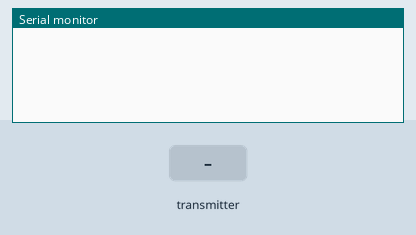
Bench run of a program on a simulated ESP8266 (NodeMCU). Parts: the last lines printed to the serial monitor. The test bench sets the inputs (shaded band).

Above: at 1.2 s.
1.3 s: the transmitter starts sending id = 0
At 1.61 s:
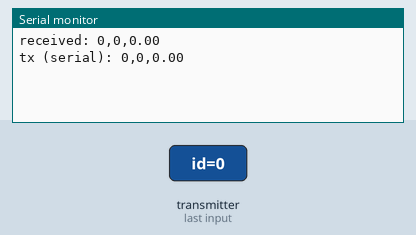
2.8 s: the transmitter starts sending data = 25
At 3.11 s:
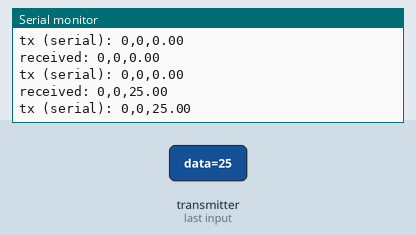
4.3 s: the transmitter starts sending type = 64
At 4.61 s:
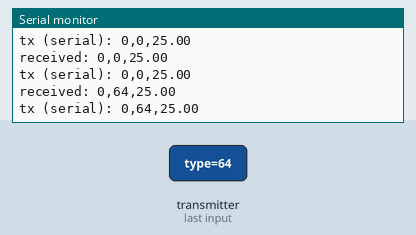
5.8 s: the transmitter starts sending id = 1
At 6.11 s:
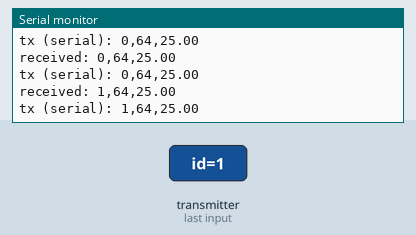
7.3 s: the transmitter starts sending data = 0
At 7.61 s:
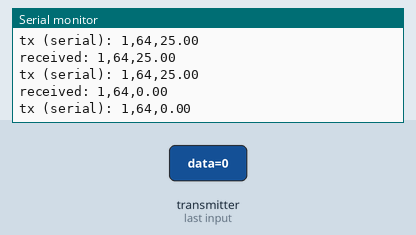
8.8 s: the transmitter starts sending type = 0
At 9.11 s:
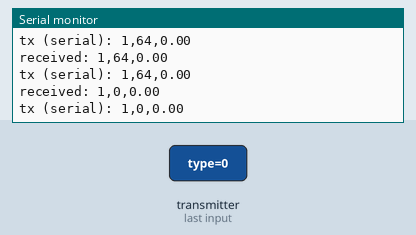

Measured:
- after the input at 1.3 s, the serial monitor: prints a new line at once (image 1)
- after the input at 2.8 s, the serial monitor: prints a new line at once (image 2)
- after the input at 4.3 s, the serial monitor: prints a new line at once (image 3)
- after the input at 5.8 s, the serial monitor: prints a new line at once (image 4)
- after the input at 7.3 s, the serial monitor: prints a new line at once (image 5)
- after the input at 8.8 s, the serial monitor: prints a new line at once (image 6)

The program:

main.cpp
```cpp
#include <Arduino.h>
#include <node_config.h>
#include <node.h>
#include <datatypes.h>

#ifdef IS_SENSOR
// sensor specific

#ifdef DHT_SENSOR
#include <DHT.h>
#define DHTPIN 2
#define DHTTYPE DHT11
DHT dht(DHTPIN, DHTTYPE);
#endif // DHT11_SENSOR
#endif // IS_SENSOR

void setup() {
  beginNode();
  #ifdef IS_SENSOR
  // sensor specific initializations
  currentDataReading.id = NODE_ID;

  #ifdef DUMMY_SENSOR
  currentDataReading.data = 0;
  currentDataReading.type = DUMMY_T;
  #endif // DUMMY_SENSOR

  #ifdef DHT_SENSOR
  pinMode(DHTPIN,INPUT);
  dht.begin();
  #endif // DHT_SENSOR
  #endif // IS_SENSOR
  }

void loop() {
  #ifdef IS_SENSOR
  // sensor specific actions
  #ifdef DUMMY_SENSOR
  currentDataReading.data = 1 - currentDataReading.data;
  sendNodeData();
  #endif // DUMMY_SENSOR

  #ifdef DHT_SENSOR
  currentDataReading.data = dht.readTemperature();
  if (!isnan(currentDataReading.data))
  {
    currentDataReading.type = TEMP_T;
    sendNodeData();
    delay(500);
  }
  currentDataReading.data = dht.readHumidity();
  if (!isnan(currentDataReading.data))
  {
    currentDataReading.type = HUMIDITY_T;
    sendNodeData();
  }
  #endif // DHT_SENSOR

  delay(2000);
  #endif // iS_SENSOR
}
```

datatypes.h
```cpp
// list of data types to be used by dataReading objects
#define DUMMY_T         0  // Dummy (toggling bit)
#define TEMP_T          1  // Temperature
#define HUMIDITY_T      2  // Relative Humidity
```

node.h
```cpp
// structure to send/receive data
typedef struct dataReading {
  uint16_t id;
  float data;
  uint8_t type;
} dataReading;

// create a data reading object
dataReading currentDataReading;

#ifdef USE_ESPNOW
  #include <node_espnow.h>
#endif

// init node
void beginNode()
{
#ifdef DEBUG_ON
  Serial.begin(115200);
#endif

#ifdef IS_GATEWAY
  #ifdef ESP8266
  Serial1.begin(115200);
  #endif
  #ifdef ESP32
  Serial2.begin(115200);
  #endif
#endif

// init ESP-NOW for ESP8266 or ESP32
#ifdef USE_ESPNOW
  WiFi.mode(WIFI_STA);
  WiFi.disconnect();
#ifdef ESP8266
  if (esp_now_init() != 0)
  {
    return;
  }
  esp_now_set_self_role(ESP_NOW_ROLE_COMBO);
  esp_now_register_recv_cb(OnDataRecv);
  esp_now_register_send_cb(OnDataSent);

  // register peers
  esp_now_add_peer(gatewayAddress, ESP_NOW_ROLE_COMBO, 0, NULL, 0);
#endif
#ifdef ESP32
  if (esp_now_init() != ESP_OK)
  {
    return;
  }
  esp_now_register_recv_cb(OnDataRecv);
  esp_now_register_send_cb(OnDataSent);

  esp_now_peer_info_t peerInfo;
  peerInfo.ifidx = WIFI_IF_STA;
  peerInfo.channel = 0;
  peerInfo.encrypt = false;

  memcpy(peerInfo.peer_addr, gatewayAddress, 6);
  if (esp_now_add_peer(&peerInfo) != ESP_OK)
  {
    return;
  }
#endif
#endif // USE_ESPNOW
}

// function to send data
bool sendNodeData()
{
#ifdef USE_ESPNOW
  esp_now_send(gatewayAddress, (uint8_t *) &currentDataReading, sizeof(currentDataReading));
  return true;
#endif
}
```

node_espnow.h
```cpp
bool sendNodeData();

// set ESP-NOW send/receive callbacks for ESP8266 or ESP32
#ifdef ESP8266
void OnDataSent(uint8_t *mac_addr, uint8_t sendStatus)
{
    #ifdef DEBUG_ON
    Serial.println("sent: " + (String)currentDataReading.id + "," + (String)currentDataReading.type + "," + (String)currentDataReading.data);
    #endif
}
void OnDataRecv(uint8_t *mac, uint8_t *incomingData, uint8_t len)
{
#endif
#ifdef ESP32
void OnDataSent(const uint8_t *mac_addr, esp_now_send_status_t status)
{
    #ifdef DEBUG_ON
    Serial.println("sent: " + (String)currentDataReading.id + "," + (String)currentDataReading.type + "," + (String)currentDataReading.data);
    #endif
}
void OnDataRecv(const uint8_t *mac, const uint8_t *incomingData, int len)
{
#endif
    memcpy(&currentDataReading, incomingData, sizeof(currentDataReading));
    #ifdef DEBUG_ON
    Serial.println("received: " + (String)currentDataReading.id + "," + (String)currentDataReading.type + "," + (String)currentDataReading.data);
    #endif
    #ifdef IS_REPEATER
    //rewrite sender node id
    //currentDataReading.id = NODE_ID;
    sendNodeData();
    #endif
    #ifdef IS_GATEWAY
        #ifdef ESP8266
        Serial1.write(incomingData, len);
        Serial1.write('\n');
        #ifdef DEBUG_ON
            Serial.println("tx (serial): " + (String)currentDataReading.id + "," + (String)currentDataReading.type + "," + (String)currentDataReading.data);
        #endif //DEBUG_ON
        #endif //ESP8266
        #ifdef ESP32
        Serial2.write(incomingData, len);
        Serial2.write('\n');
        #ifdef DEBUG_ON
            Serial.println("tx (serial): " + (String)currentDataReading.id + "," + (String)currentDataReading.type + "," + (String)currentDataReading.data);
        #endif //DEBUG_ON
        #endif //ESP32

    #endif
}
```

node_config.h
```cpp
#define NODE_ID    3   // unique ID for this node

// IS_SENSOR or IS_REPEATER or IS_GATEWAY
//#define IS_SENSOR
//#define IS_REPEATER
#define IS_GATEWAY

#ifdef IS_SENSOR
// sensor type
//#define DUMMY_SENSOR
#define DHT_SENSOR
#endif

// use ESPNow protocol
#define USE_ESPNOW

// debugging via serial console
#define DEBUG_ON

// gateway MAC address

// esp8266: DC:4F:22:18:46:1C
//uint8_t gatewayAddress[] = {0xDC, 0x4F, 0x22, 0x18, 0x46, 0x1C};

// esp32: EC:94:CB:6C:B0:80
uint8_t gatewayAddress[] = {0xEC, 0x94, 0xCB, 0x6C, 0xB0, 0x80};

#ifdef ESP8266
  #include <ESP8266WiFi.h>
  #include <espnow.h>
#endif
#ifdef ESP32
  #include <esp_now.h>
  #include <WiFi.h>
  #include <esp_wifi.h>
#endif
```
